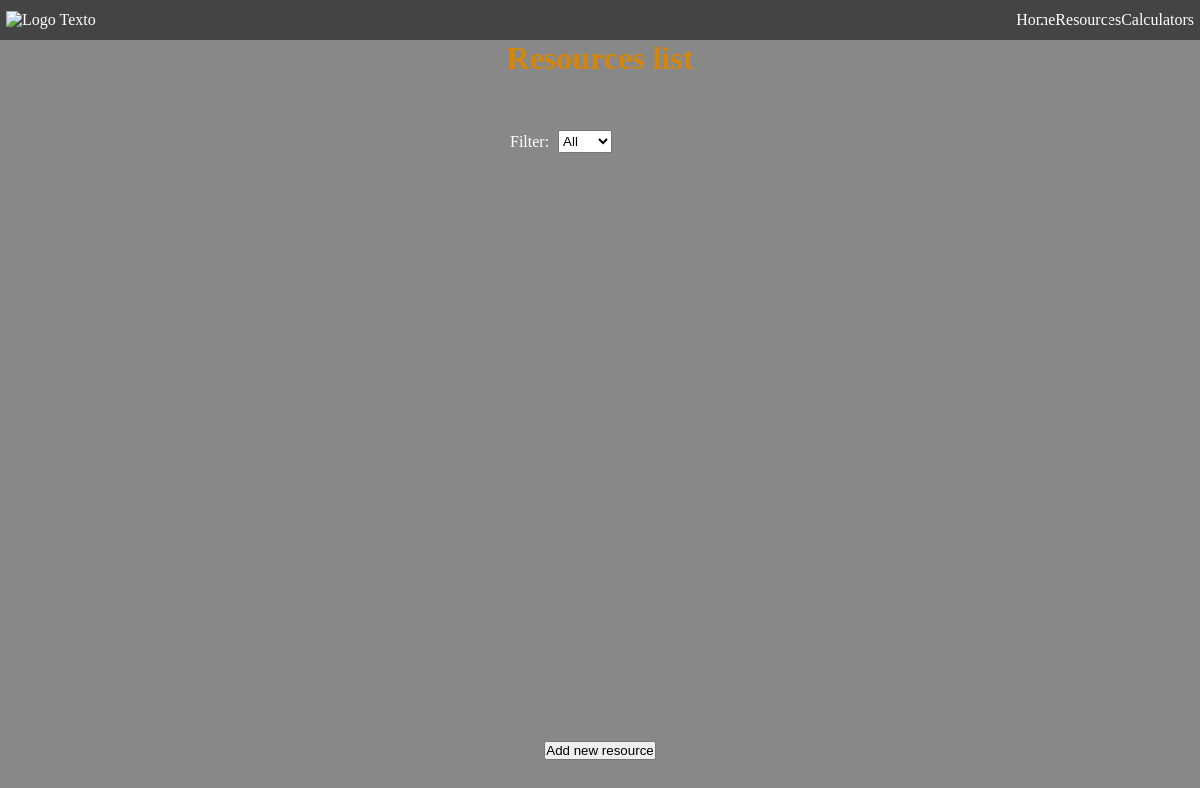
The page /list/ on the database as committed earlier.
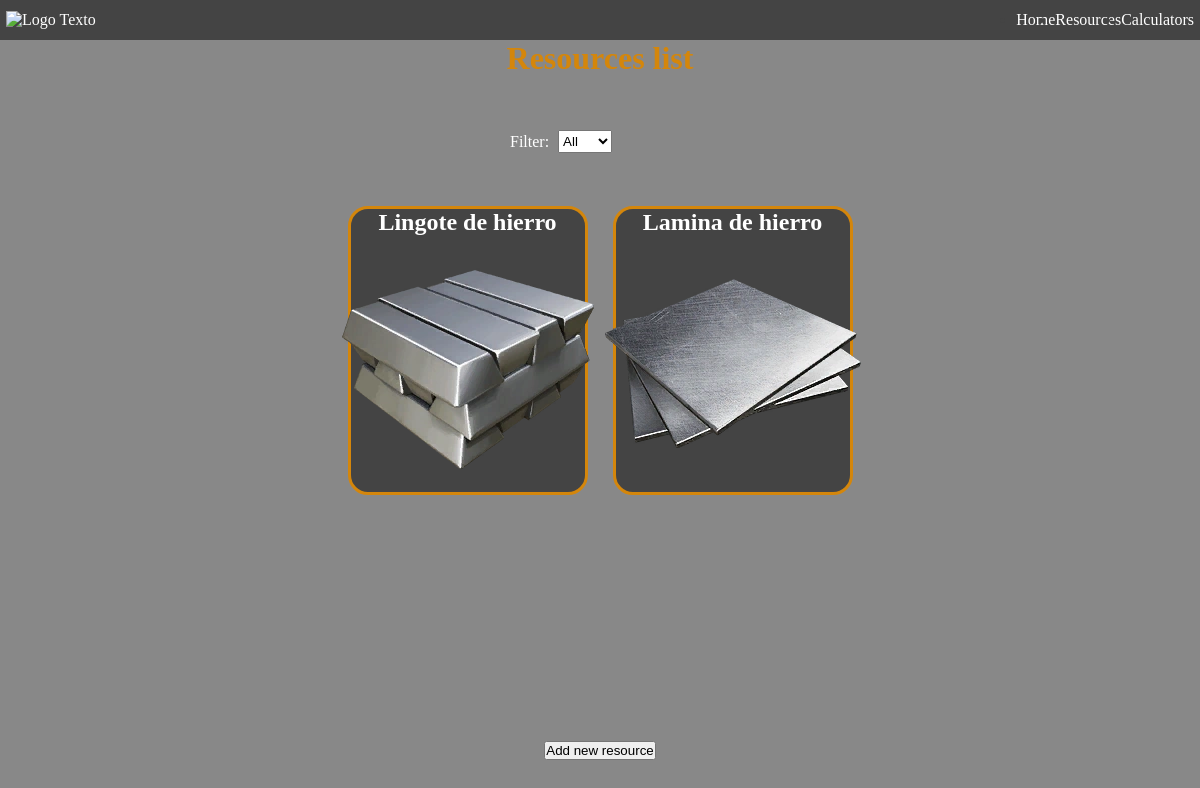
The same page on the database as committed later.
### apps/objects/models.py (models this page shows, shortened)
class Resource(models.Model):
    class Messure(models.IntegerChoices):
        UDS = 0, _("Units")
        LTR = 1, _("Liters")
    name = models.CharField(max_length=50, unique=True)
    img = models.ImageField(upload_to="resources")
    messure = models.IntegerField(default=Messure.UDS, choices=Messure.choices)

### apps/objects/views.py (the view)
# urls.py: path("list/", views.ObjectsList.as_view(), name="list"),
class ObjectsList(ListView):
    template_name = "apps/objects/objects_list.html"
    model = Resource
    context_object_name = "resources"
    def get_context_data(self, *args, **kwargs):
        context = super().get_context_data(*args, **kwargs)
        markers = getMarkers(self.request)
        context["markers"] = markers
        return context

### apps/objects/views.py (called while the page is built)
def getMarkers(request):
    markers = request.session.get("markers_resources")
    if type(markers) == type(None):
        markers = []
    integer_markers = []
    for mark in markers:
        integer_markers.append(int(mark))
    return integer_markers

### templates/apps/objects/objects_list.html (shortened to what this page needs)
{% extends "base.html" %}
{% load static %}
{% block styles %}
<link rel="stylesheet" href="{% static "styles/objects/resourceList.css" %}">
{% endblock styles %}
{% block content %}
<h1>Resources list</h1>
<section id="filterSection">
    <label for="filter">Filter: </label>
    <select name="filter" id="resourceFilter">
        <option value="false" selected>All</option>
    </select>
</section>
<section id="list">
    {% for resource in resources %}
    <a href="{% url "objects:details" resource.id %}"
    {% if resource.id in markers %}
    data-marked="true"
    {% else %}
    data-marked="false"
    {% endif %}>
        <article>
            <h2>{{resource.name}}</h2>
            <img src="{{resource.img.url}}" alt="Imaxen de {{resource.name}}">
        </article>
    </a>
    {% endfor %}
</section>
<a id="adder" href="{% url "objects:forms:create" %}"><button>Add new resource</button></a>
{% endblock content %}

### templates/base.html (shortened to what this page needs)
<!DOCTYPE html>
<html lang="en">
<head>
    {% block styles %}
    {% endblock styles %}
</head>
<body>
    {% include "./components/header.html" %}
    <main>
        {% block content %}
        {% endblock content %}
    </main>
</body>
</html>

### templates/components/header.html
<header>
    <section>
        <a href="{% url "objects:home" %}">
            <img src="" alt="Logo">
            <span>Texto</span>
        </a>
    </section>
    <nav>
        <ul>
            <li><a href="{% url "objects:home" %}">Home</a></li>
            <li><a href="{% url "objects:list" %}">Resources</a></li>
            <li><a href="{% url "calculator:list" %}">Calculators</a></li>
        </ul>
    </nav>
</header>

### public/static_dev/styles/objects/resourceList.css (style rules this page uses)
body { display: flex; flex-direction: column; justify-content: flex-start; align-items: center; }
h1 { margin-bottom: 2%; }
main { display: flex; flex-direction: column; justify-content: space-between; align-items: center; width: 100%; height: 90vh; }
main section#list { margin-top: 2%; display: flex; flex-flow: row wrap; justify-content: space-around; gap: 25px; height: 70%; }
section#list > a { color: inherit; width: 20vw; min-height: 20vh; }
select { width: 30%; height: 120%; }
article { background-color: var(--dark-grey); display: flex; flex-direction: column; justify-content: space-around; align-items: center; border: 3px solid var(--orange); border-radius: 20px; }
section#filterSection { width: 15%; height: max-content; display: flex; flex-direction: row; justify-content: flex-start; align-items: center; gap: 5%; }

### public/static_dev/styles/basics/main.css (style rules this page uses)
* { margin: 0; padding: 0; box-sizing: border-box; }
html, body { width: 100vw; min-height: 100vh; color: white; background-color: var(--grey); }
h1 { color: var(--orange); }
a { color: inherit; text-decoration: none; color: white; text-decoration: none; }

### public/static_dev/styles/basics/colors.css (style rules this page uses)
:root { --orange: #d4860b; --grey: #888; --dark-grey: #444; }

Rows that differ between the two databases and show on the page:
added Resource: name "Lingote de hierro", img (picture)
added Resource: name "Lamina de hierro", img (picture)
